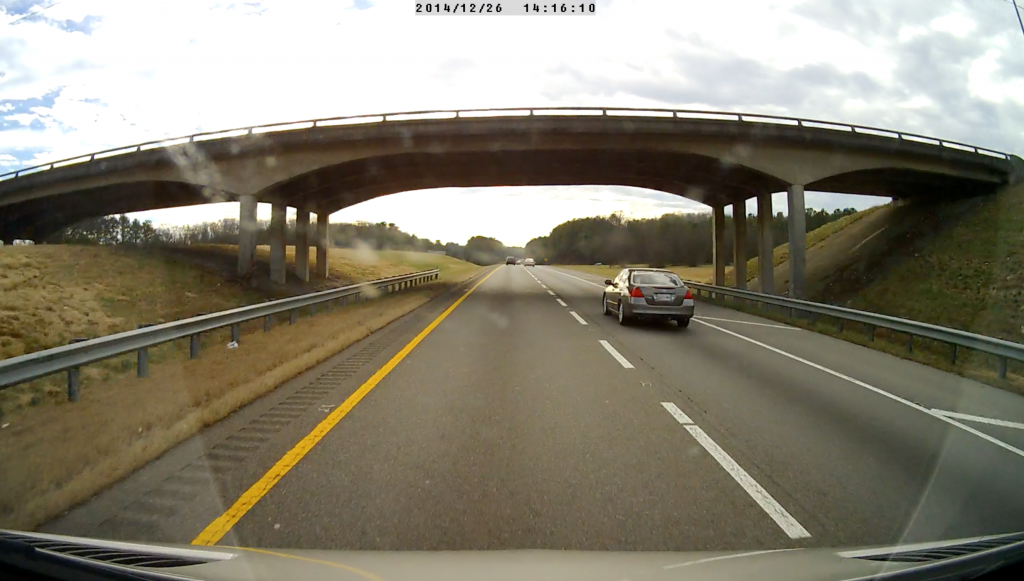
#> input picture coding/images/dashcam.png, 1024 x 581 px
$ python blur.py
#> lines starting #> are read from the running program, lines starting #| are printed output that depends on the picture
import cv2 as cv
import numpy as np

img = cv.imread("../images/dashcam.png")
#> img is the input picture: shape (581, 1024, 3); mean B, G, R 112.1, 128.1, 133.3

blur = cv.blur(img, (5, 5))
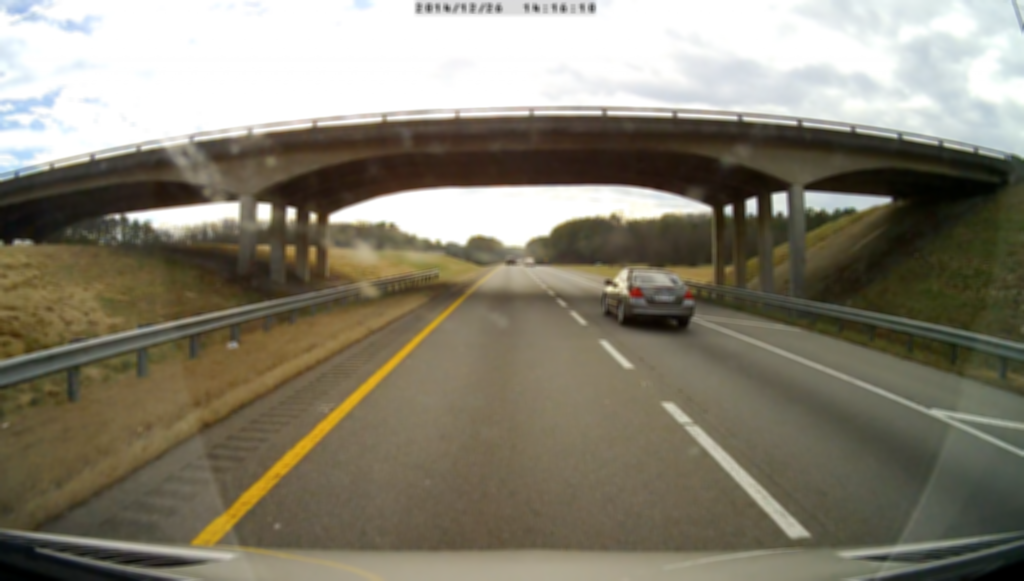
#> blur: shape (581, 1024, 3); mean B, G, R 112.1, 128.1, 133.3
gaussianBlur = cv.GaussianBlur(img, (5, 5), 1)

canny1 = cv.Canny(img, 50, 200)
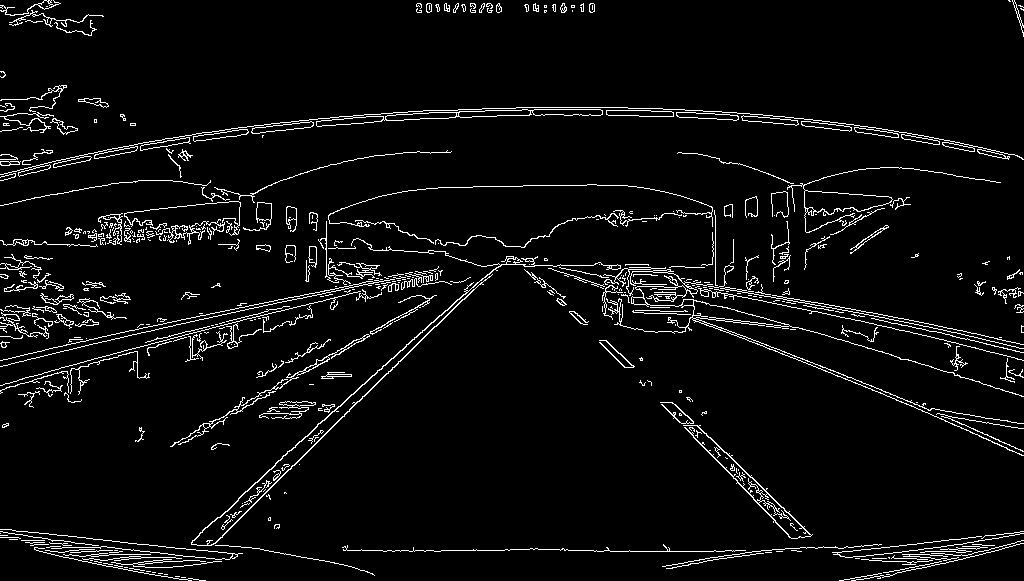
#> canny1: shape (581, 1024); 4.8% white in thin lines or dots
canny2 = cv.Canny(gaussianBlur, 50, 200)
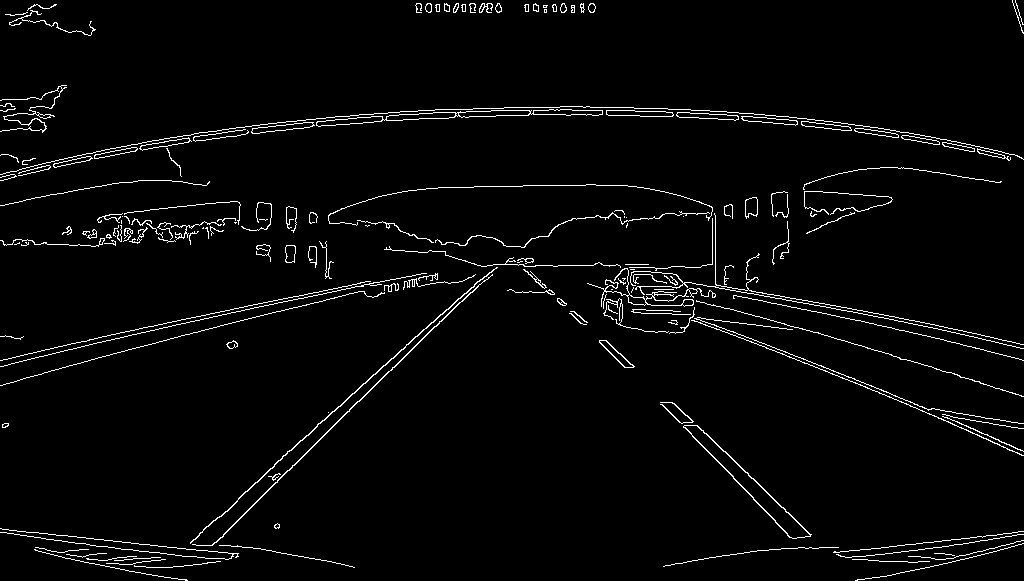
#> canny2: shape (581, 1024); 3% white in thin lines or dots
canny3 = cv.Canny(blur, 50, 200)
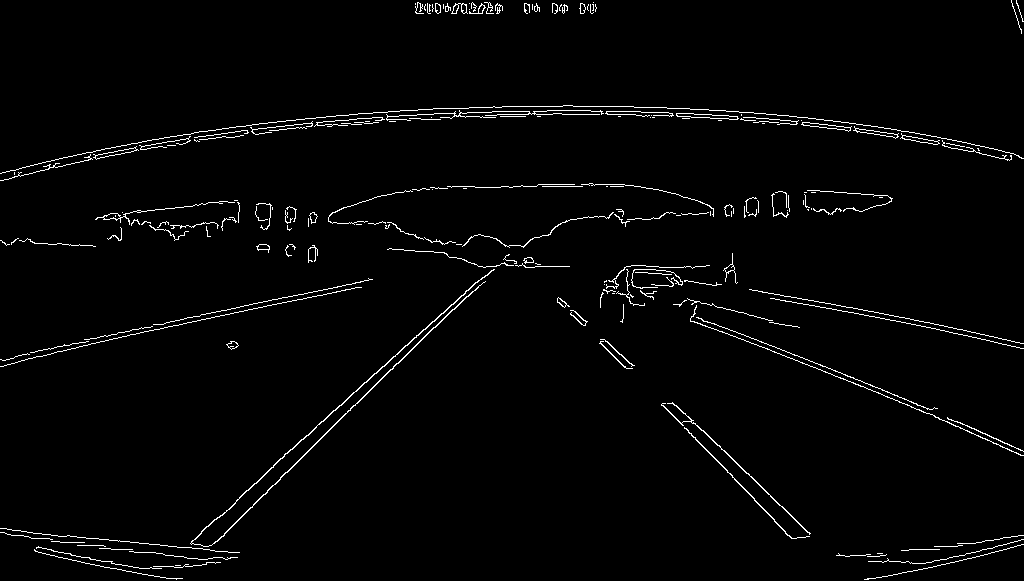
#> canny3: shape (581, 1024); 2.1% white in thin lines or dots


# cv.imshow("image", img)
# cv.imshow("blur", blur)
cv.imshow("imgcanny", canny1)

cv.imshow("gaussianblurcanny", canny2)
cv.imshow("blurcanny", canny3)
cv.waitKey()
cv.destroyAllWindows()

$ run again, with coding/images/index.jpg saved as coding/images/dashcam.png
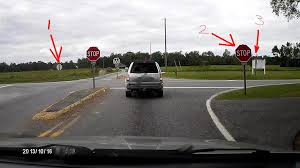
#> input picture coding/images/index.jpg, 300 x 168 px
#> img is the input picture: shape (168, 300, 3); mean B, G, R 117.9, 121.8, 124.1
#> `canny1 = cv.Canny(img, 50, 200)`:
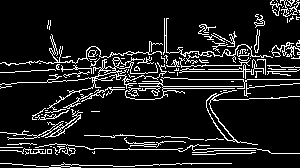
#> canny1: shape (168, 300); 11.3% white in thin lines or dots
#> canny2: shape (168, 300); 6.7% white in thin lines or dots
#> `canny3 = cv.Canny(blur, 50, 200)`:
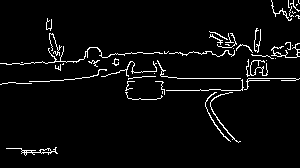
#> canny3: shape (168, 300); 4% white in thin lines or dots
